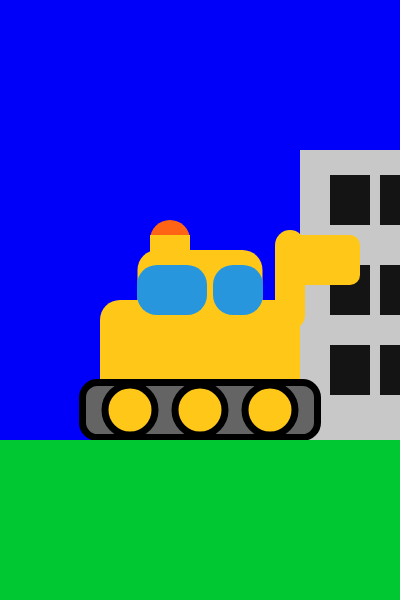
Frame 1 (no input)
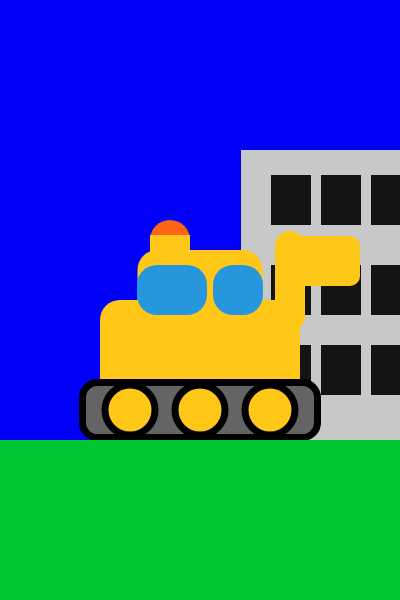
Frame 60 (no input)
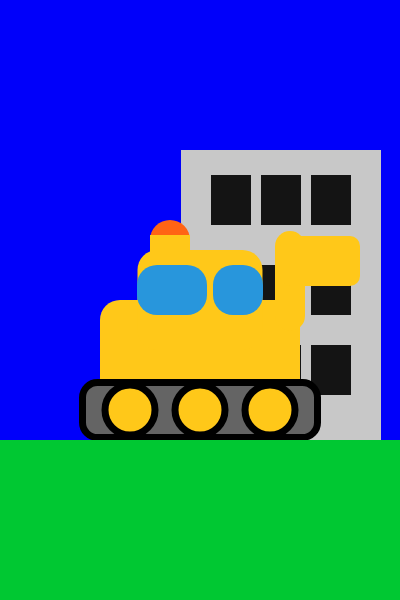
Frame 120 (the mouse pressed at the canvas centre since frame 60)

The p5.js sketch that drew these frames (run headless with seeded random() and noise() and a simulated clock; from frame 60 on, the mouse is pressed at the canvas centre):

// p5.js sketch
// ── sketch.js
let xMax = 400; // creazione del disegno tenendo conto della variabile
let yMax = 600;

let xRocekt = xMax/2; //stabilisco che il razzo parte da metà
let yRocekt = yMax*0.6;

let xPalace = xMax;

function setup() {
  createCanvas(xMax, yMax);
  frameRate();
  angleMode(degrees);
}

function draw() {

  //aprire contesto di disegno
  push();

    background (0,0,250);

    //rettangolo grigio
    fill(200);
    stroke(0);
    strokeWeight(0);
    rectMode(CENTER);
    rect(xPalace, 300, 200, 300);

    //rettangolo grigio 2
    fill(20);
    stroke(0);
    strokeWeight(0);
    rectMode(CENTER);
    rect(xPalace - 50, 200, 40, 50);
    rect(xPalace, 200, 40, 50);
    rect(xPalace + 50, 200, 40, 50);
    rect(xPalace - 50, 290, 40, 50);
    rect(xPalace, 290, 40, 50);
    rect(xPalace + 50, 290, 40, 50);
    rect(xPalace - 50, 370, 40, 50);
    rect(xPalace, 370, 40, 50);
    rect(xPalace + 50, 370, 40, 50);

    //rettangolo giallo
    fill(255, 200, 25);
    stroke(0);
    strokeWeight(0);
    rectMode(CENTER);
    rect(200, 350, 200, 100, 20);
    rect(200, 300, 125, 100, 20);

    //rettangolo blu
    fill(40, 150, 220);
    stroke(0);
    strokeWeight(0);
    rectMode(CENTER);
    rect(238, 290, 50, 50, 20);
    rect(172, 290, 70, 50, 20);

    //rettangolo grigio
    fill(100);
    stroke(0);
    strokeWeight(7);
    rectMode(CENTER);
    rect(200, 410, 235, 55, 15);

    //cerchio
    fill(255, 100, 20);
    stroke(0);
    strokeWeight(0)
    ellipse(170, 240, 40, 40);

    //rettangolo giallo
    fill(255, 200, 25);
    stroke(0);
    strokeWeight(0);
    rectMode(CENTER);
    rect(170, 250, 40, 30);

    //cerchio 1
    fill(255, 200, 25);
    stroke(0);
    strokeWeight(7)
    ellipse(200, 410, 50);
    ellipse(130, 410, 50);
    ellipse(270, 410, 50);

   //finire contesto di disegno
  pop();

  push();
    //braccio
    fill(255, 200, 25);
    stroke(0);
    strokeWeight(0);
    rotate();
    rectMode(CENTER);
    rect(xRocekt+90, yRocekt-80, 30, 100, 20,);
    rect(xRocekt+120, yRocekt-100, 80, 50, 10);
    
    

  pop();

  push(); //sfondo

    //prato
    fill(0, 200, 50);
    stroke(0);
    strokeWeight(0);
    rectMode(CENTER);
    rect(xMax/2, yMax-10, 400, 300);

  pop();


  yRocekt = (yRocekt - 1);
  if(yRocekt < 350){
    yRocekt = yRocekt + 60;
  }

  xPalace = (xPalace - 1);
  if(xPalace < -150) {
    xPalace = xPalace + 700;
  }
}
